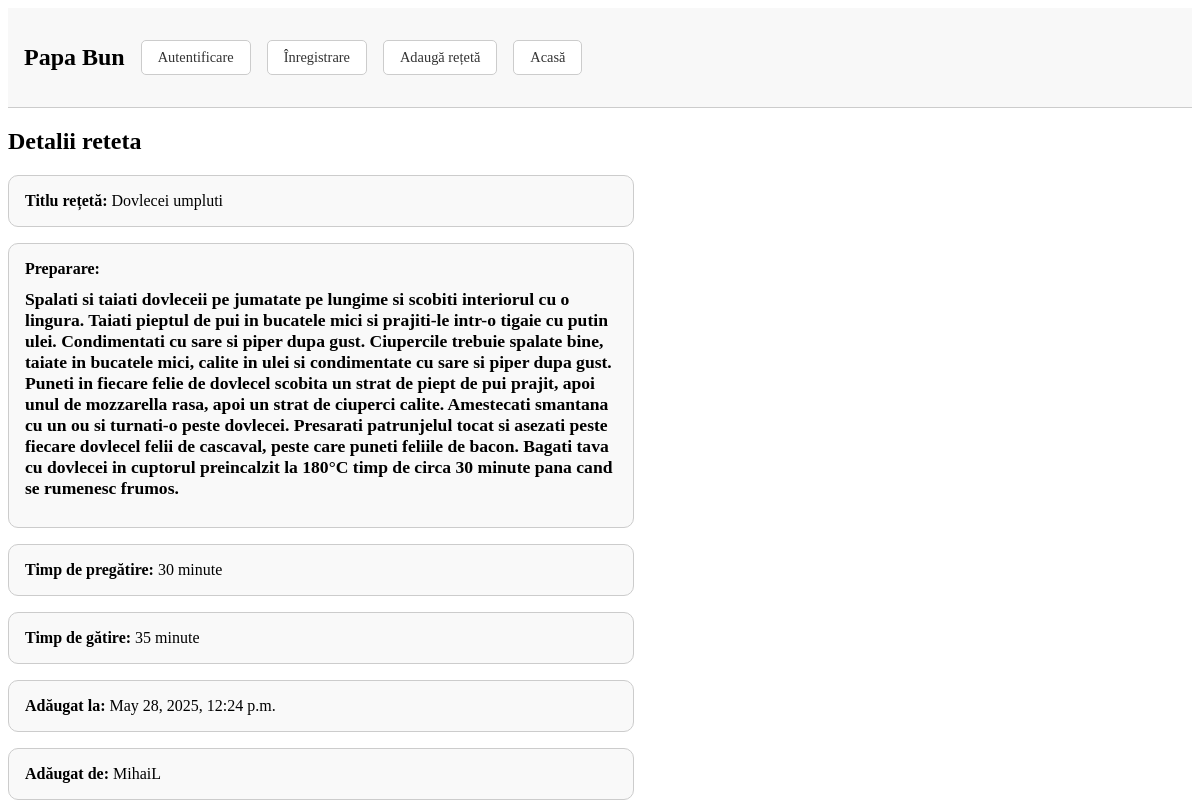
The page /recipe/5/ on the database its author committed.
### recipes/models.py (models this page shows, shortened)
class Recipe(models.Model):
    title = models.CharField(max_length=200)
    description = models.TextField(null=True)
    addition_date = models.DateTimeField(auto_now_add=True, null=True)
    prep_time = models.IntegerField(null=True, blank=True)
    cooking_time = models.IntegerField(null=True, blank=True)
    user = models.ForeignKey(User, on_delete=models.CASCADE, related_name='recipes', null=True)

### recipes/views.py (the view)
# urls.py: path('recipe/<int:id>/', views.recipe_detail, name='recipe_detail'),
def recipe_detail(request, id):
    recipe = get_object_or_404(Recipe, id=id)
    return render(request, 'recipes/recipe_detail.html', {'recipe': recipe})

### recipes/templates/recipes/recipe_detail.html (shortened to what this page needs)
{% extends 'base.html' %}
{% block content %}
<h2>Detalii reteta</h2>
<div style="width: 50%; padding: 0; display: flex; flex-direction: column; gap: 1rem;">
  <div style="width: 100%; padding: 1rem; border: 1px solid #ccc; border-radius: 10px; background-color: #f9f9f9;">
    <strong>Titlu rețetă:</strong> {{ recipe.title }}
  </div>
  <div style="width: 100%; padding: 1rem; border: 1px solid #ccc; border-radius: 10px; background-color: #f9f9f9;">
    <strong>Preparare:</strong> <h1 style="font-size: 1.1rem;">{{ recipe.description }}</h1>
  </div>
  <div style="width: 100%; padding: 1rem; border: 1px solid #ccc; border-radius: 10px; background-color: #f9f9f9;">
    <strong>Timp de pregătire:</strong> {{ recipe.prep_time }} minute
  </div>
  <div style="width: 100%; padding: 1rem; border: 1px solid #ccc; border-radius: 10px; background-color: #f9f9f9;">
    <strong>Timp de gătire:</strong> {{ recipe.cooking_time }} minute
  </div>
  <div style="width: 100%; padding: 1rem; border: 1px solid #ccc; border-radius: 10px; background-color: #f9f9f9;">
    <strong>Adăugat la:</strong> {{ recipe.addition_date }}
  </div>
  <div style="width: 100%; padding: 1rem; border: 1px solid #ccc; border-radius: 10px; background-color: #f9f9f9;">
    <strong>Adăugat de:</strong> {{ recipe.user.username }}
  </div>
{% endblock %}

### rows shown on the page
Recipe: title "Dovlecei umpluti", description "Spalati si taiati dovleceii pe jumatate pe lungime si scobiti interiorul cu o lingura. Taiati pieptul de pui in bucatele mici si prajiti-le intr-o tigaie cu putin ulei. Condimentati cu sare si piper dupa gust. Ciupercile trebuie spalate bine, taiate in bucatele mici, calite in ulei si condimentate cu sare si piper dupa gust. Puneti in fiecare felie de dovlecel scobita un strat de piept de pui prajit, apoi unul de mozzarella rasa, apoi un strat de ciuperci calite. Amestecati smantana cu un ou si turnati-o peste dovlecei. Presarati patrunjelul tocat si asezati peste fiecare dovlecel felii de cascaval, peste care puneti feliile de bacon. Bagati tava cu dovlecei in cuptorul preincalzit la 180°C…", prep_time "30", cooking_time "35", addition_date "May 28, 2025, 12:24 p.m.", user.username "MihaiL"
